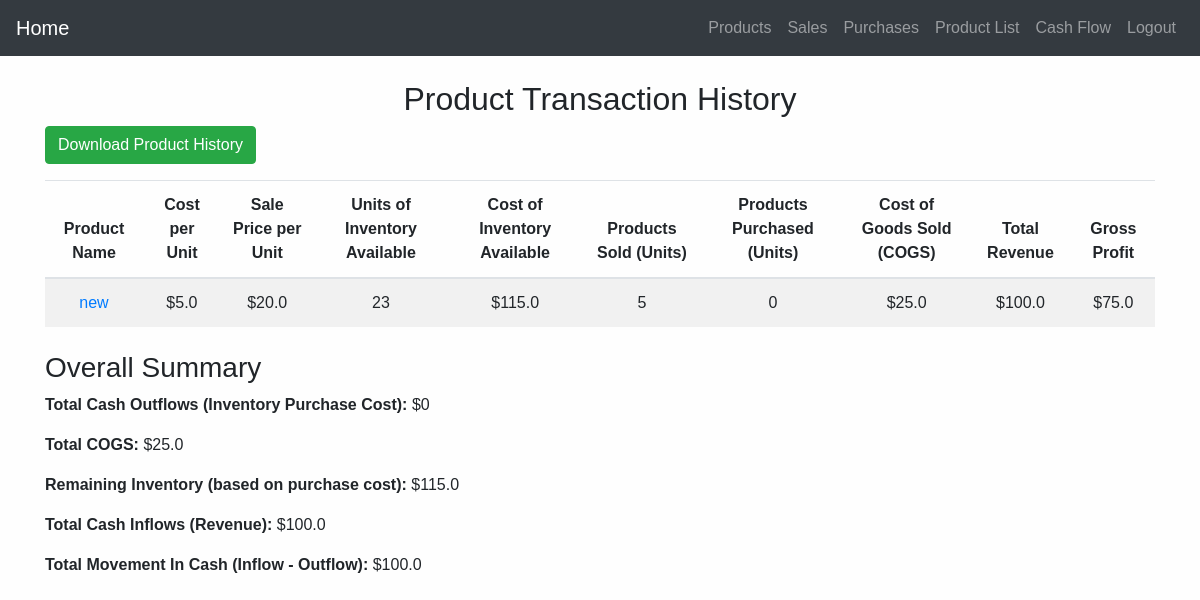
/product_history (signed in), run on an earlier commit of the app's database.
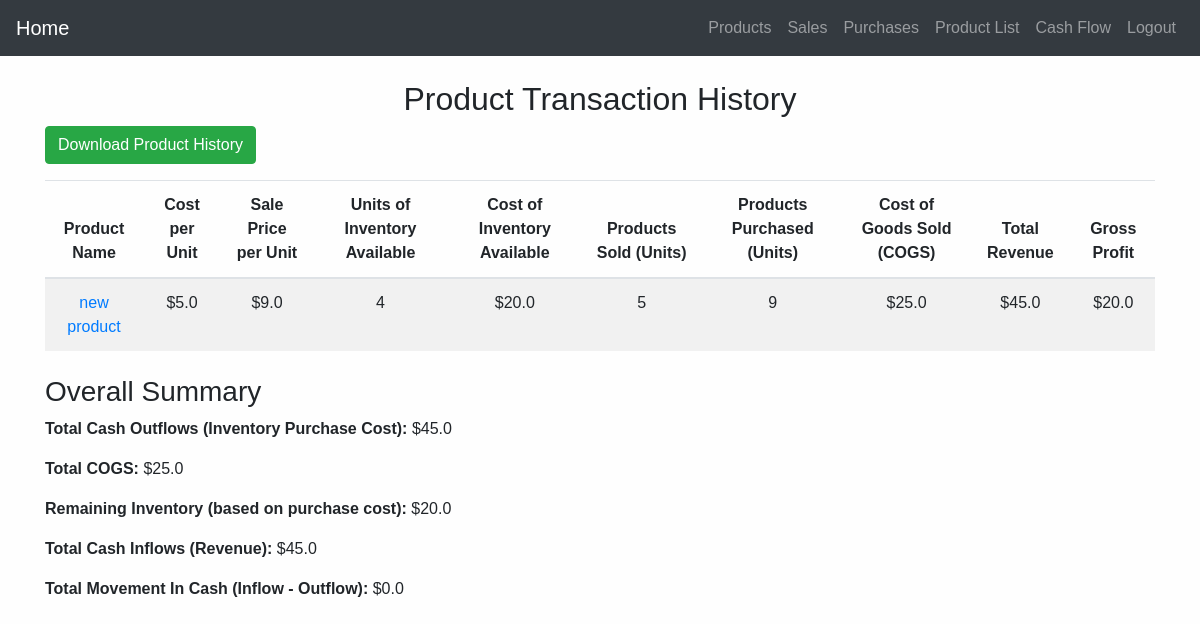
And on a later commit of the database.
### app/models.py (models this page shows, shortened)
class Product(db.Model):
    id = db.Column(db.Integer, primary_key=True)
    name = db.Column(db.String(100), nullable=False)
    description = db.Column(db.String(200))
    cost = db.Column(db.Float, nullable=False)
    price = db.Column(db.Float, nullable=False)
    quantity = db.Column(db.Integer, nullable=False)
    reorder_level = db.Column(db.Integer, nullable=False)
    user_id = db.Column(db.Integer, db.ForeignKey('user.id'), nullable=False)

### app/views.py (the view)
@views.route('/product_history', methods=['GET'])
@login_required
def product_history():
    products = Product.query.filter_by(user_id=current_user.id).all()
    product_summaries = []
    total_revenue_all = 0
    total_cogs_all = 0
    total_inventory_cost_all = 0
    total_cash_outflows_all = 0  # New variable to track total cash outflows
    for product in products:
        transactions = InventoryTransaction.query.filter_by(product_id=product.id).order_by(InventoryTransaction.date.asc()).all()
        total_revenue = 0
        total_cogs = 0
        total_sold = 0
        total_purchased = 0
        total_cash_outflows = 0  # Track cash outflows for this product
        for t in transactions:
            if t.transaction_type == "OUT":
                revenue = t.quantity_changed * product.price
                cogs = t.quantity_changed * product.cost
                total_revenue += revenue
                total_cogs += cogs
                total_sold += t.quantity_changed
            elif t.transaction_type == "IN":
                total_purchased += t.quantity_changed
                cash_outflow = t.quantity_changed * product.cost  # Calculate cost of purchase
                total_cash_outflows += cash_outflow  # Add purchase to total cash outflows for this product
                print(f"Adding {t.quantity_changed} to total_purchased for product {product.name}")
        inventory_cost = product.quantity * product.cost
        total_profit = total_revenue - total_cogs
        total_revenue_all += total_revenue
        total_cogs_all += total_cogs
        total_inventory_cost_all += inventory_cost
        total_cash_outflows_all += total_cash_outflows  # Add product's cash outflows to overall total
        product_summaries.append({
            'product': product,
            'total_revenue': total_revenue,
            'total_profit': total_profit,
            'total_cogs': total_cogs,
            'total_sold': total_sold,
            'inventory_cost': inventory_cost,
            'total_purchased': total_purchased,
            'total_cash_outflows': total_cash_outflows,  # Add cash outflows to summary
        })
    total_cash_movement = total_revenue_all - total_cash_outflows_all  # Calculate total cash movement
    return render_template(
        'product_history.html',
        product_summaries=product_summaries,
        total_cash_outflows_all=total_cash_outflows_all,  # Pass total cash outflows to the template
        total_revenue_all=total_revenue_all,
        total_cogs_all=total_cogs_all,
        total_inventory_cost_all=total_inventory_cost_all,
        total_profit_all=total_revenue_all - total_cogs_all,  # Gross profit
        total_cash_movement=total_cash_movement,  # Pass total cash movement to the template
    )

### app/__init__.py (called while the page is built)
@login_manager.user_loader
def load_user(user_id):
    from app.models import User
    try:
        user = User.query.get(int(user_id))
        if user is None:
            print(f"User with ID {user_id} not found")
            return None
        return user
    except Exception as e:
        print(f"Error loading user: {e}")
        return None

### app/templates/product_history.html (shortened to what this page needs)
{% extends "base.html" %}
{% block content %}
<div class="container mt-4" style="width:max-content;">
    <h2>Product Transaction History</h2>
    <a href="{{ url_for('views.download_product_history') }}" class="btn btn-success mb-3">Download Product History</a>
    <table class="table table-striped" style="width: fit-content; text-align:center;">
        <thead>
            <tr>
                <th>Product Name</th>
                <th>Cost per Unit</th>
                <th>Sale Price per Unit</th>
                <th>Units of Inventory Available</th>
                <th>Cost of Inventory Available</th>
                <th>Products Sold (Units)</th>
                <th>Products Purchased (Units)</th>
                <th>Cost of Goods Sold (COGS)</th>
                <th>Total Revenue</th>
                <th>Gross Profit</th>
            </tr>
        </thead>
        <tbody>
            {% for summary in product_summaries %}
            <tr>
                <td>
                    <a href="{{ url_for('views.product_transaction_history', product_id=summary.product.id) }}">
                        {{ summary.product.name }}
                    </a>
                </td>
                <td>${{ summary.product.cost }}</td>
                <td>${{ summary.product.price }}</td>
                <td>{{ summary.product.quantity }}</td>
                <td>${{ summary.inventory_cost }}</td>
                <td>{{ summary.total_sold }}</td>
                <td>{{ summary.total_purchased }}</td>
                <td>${{ summary.total_cogs }}</td>
                <td>${{ summary.total_revenue }}</td>
                <td>
                    {% if summary.total_profit >= 0 %}
                        ${{ summary.total_profit }}
                    {% else %}
                        ${{ summary.total_profit }}
                    {% endif %}
                </td>
            </tr>
            {% endfor %}
        </tbody>
    </table>
    <div class="summary mt-4">
        <h3>Overall Summary</h3>
        <p><strong>Total Cash Outflows (Inventory Purchase Cost):</strong> ${{ total_cash_outflows_all }}</p>
        <p><strong>Total COGS:</strong> ${{ total_cogs_all }}</p>
        <p><strong>Remaining Inventory (based on purchase cost):</strong> ${{ total_inventory_cost_all }}</p>
        <p><strong>Total Cash Inflows (Revenue):</strong> ${{ total_revenue_all }}</p>
        <p><strong>Total Movement In Cash (Inflow - Outflow):</strong>
            {% if total_cash_movement >= 0 %}
                ${{ total_cash_movement }}
            {% else %}
                ${{ total_cash_movement }}
            {% endif %}
        </p>
    </div>
{% endblock %}

What changed in the data, as far as the page shows it:
removed Product: product.name "new", product.cost "5.0", product.price "20.0", product.quantity "23"
added Product: product.name "new product", product.cost "5.0", product.price "9.0", product.quantity "4"
Also different on the page:
{{ total_cash_outflows_all }}: "0" → "45.0"
{{ total_inventory_cost_all }}: "115.0" → "20.0"
{{ total_revenue_all }}: "100.0" → "45.0"
{{ total_cash_movement }}: "100.0" → "0.0"
new list line: "$ $ $ 20.0 5 9 $ 25.0 $ 45.0 $ 20.0"
list line gone: "$ $ $ 115.0 5 0 $ 25.0 $ 100.0 $ 75.0"
